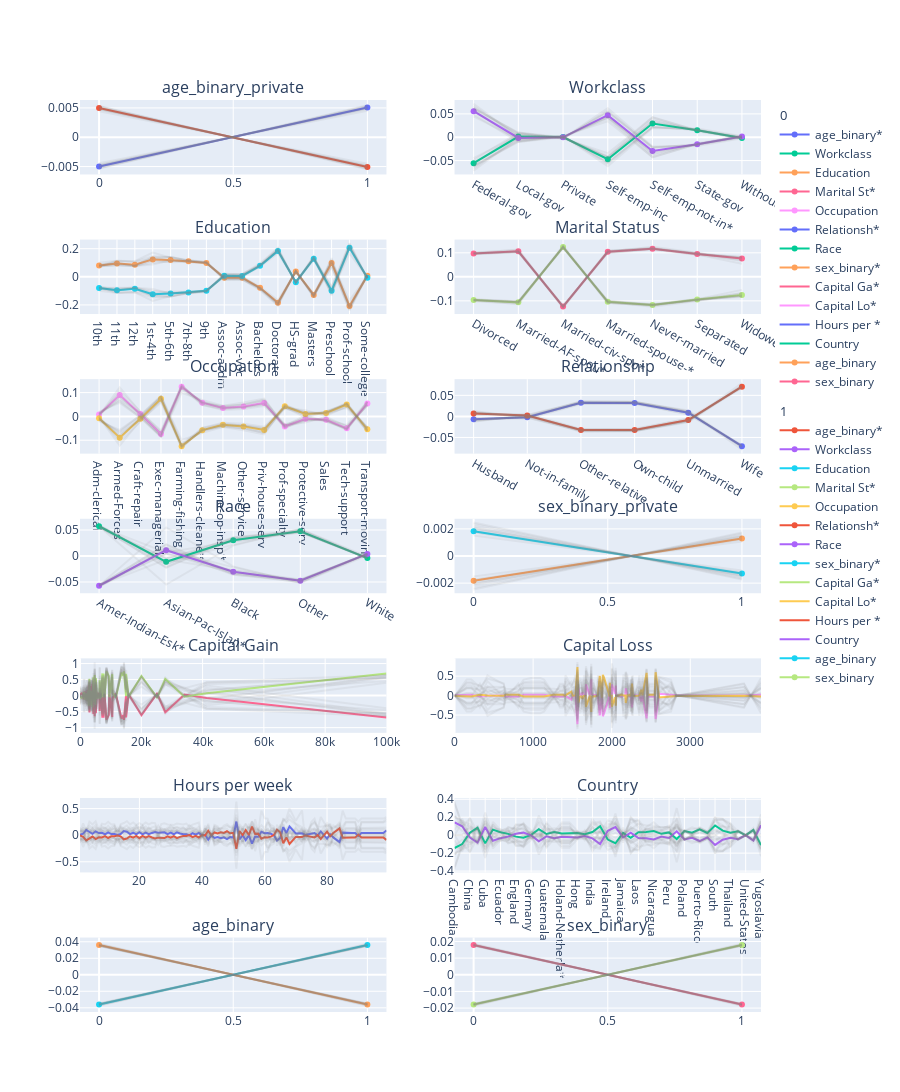

Notebook cell for this chart:
### Code cell
# Print ALE results and plot the explanations
print("ALE results:")
global_explanations["ale"].ipython_plot(class_names=transformer.class_names)
